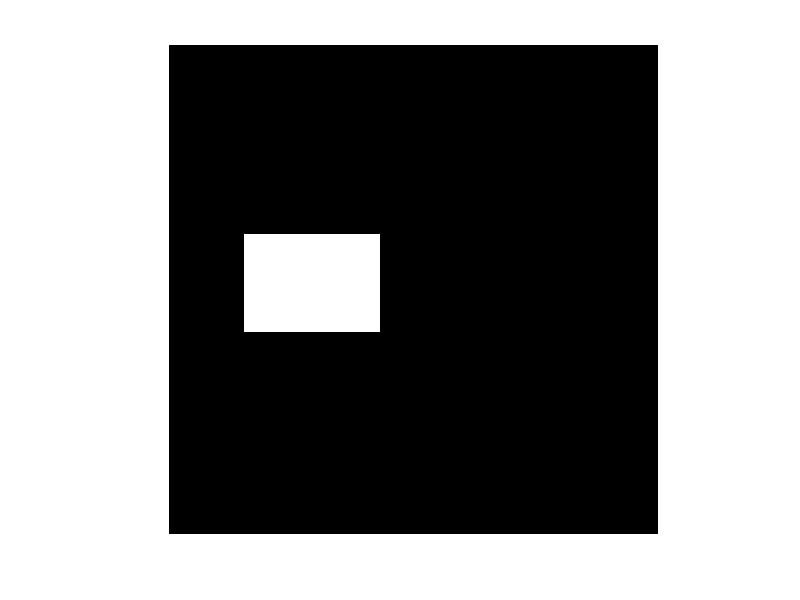
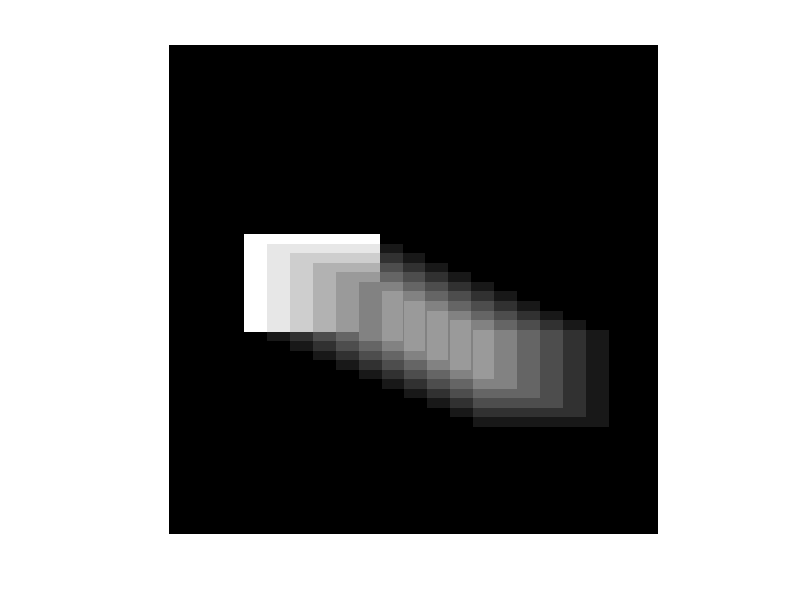
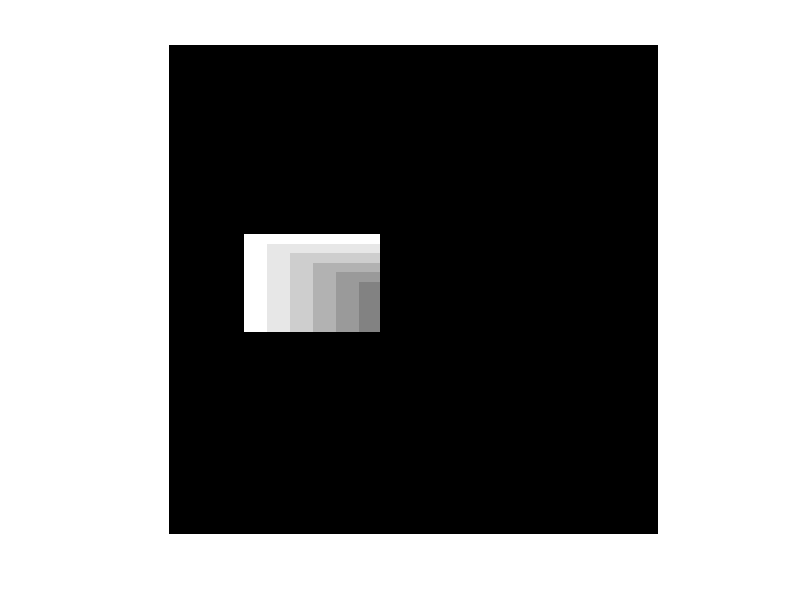
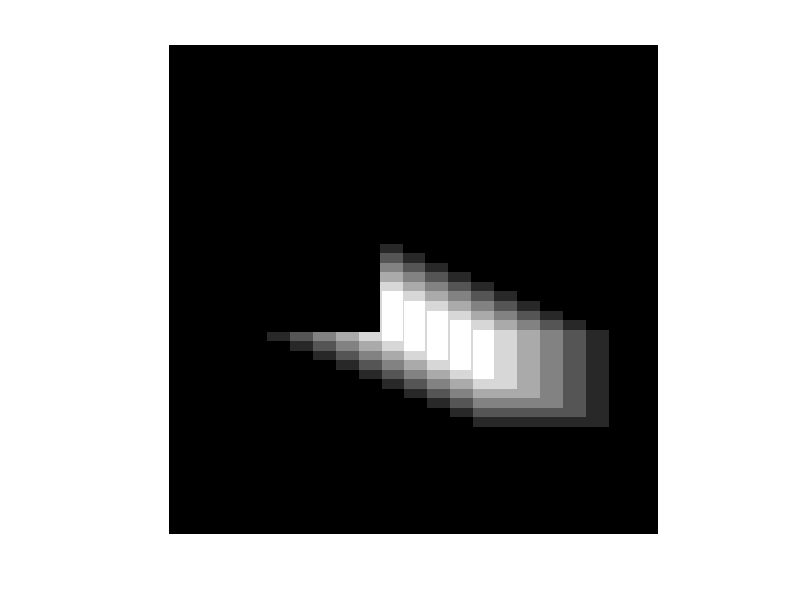

Reproduce these figures in MATLAB, in order.
clear all
close all


A = zeros(256,256); % initialize a 256*256 image  

% initialize absolute ADI, positive ADI and Negative ADI
% all initialized to zero
% Note that all ADIs are of the same size with the image
% DO NOT change the name of the ADIs as they will be used later
ADI_abs = zeros(256,256);
ADI_pos = zeros(256,256);
ADI_neg = zeros(256,256);

% initialize the starting position of the moving object
% the moving object is a rectangle similar to the example in the lecture
% slides
start1 = 100;
start2 = 150;
start3 = 40;
start4 = 110;

%threshold T as in euations in the lecture slides regarding ADI
T = 0;

%initialize the reference frame R
A(start1:start2, start3:start4) = 1;

%visualize the object and in the reference frame R
figure,imshow(A,[], 'border','tight');

j = 0;
for i = 5: 5 :50
        j = j + 12;
        A2 = zeros(256,256);
        A2(start1 + i: start2 + i, start3 + j: start4 + j) = 1;
        
        % You need to code up the follwing part that calculate the ADIs
        % Namely, the absolute ADI, the positive ADI and the negative ADI
        % Equations can be found in lecture slides regarding ADIs
        % You need to decide on the appropriate threshold T for this case
        % at line 23
        
        ADI_abs = ADI_abs  + (abs(A - A2)>T) ;
        ADI_pos = ADI_pos  + ((A - A2)>T);
        ADI_neg = ADI_neg  + ((A - A2)<T);
end

% The following part will calculate the moving speed 
% and the total space(in pixel number) occupied by the moving object
[row, col] = find(ADI_neg > 0);
speed_X_Direction = (max(col) - start4) / 10
speed_Y_Direction = (max(row) - start2) / 10
total_space_occupied = sum(sum(ADI_abs > 0))
sum_speed = speed_Y_Direction + speed_X_Direction

% The following part helps you to visualize the ADIs you compute
% compare them with the example shown in lecture
% You should be getting someting very similar
figure,imshow(ADI_abs,[], 'border','tight');
figure,imshow(ADI_pos,[], 'border','tight');
figure,imshow(ADI_neg,[], 'border','tight');